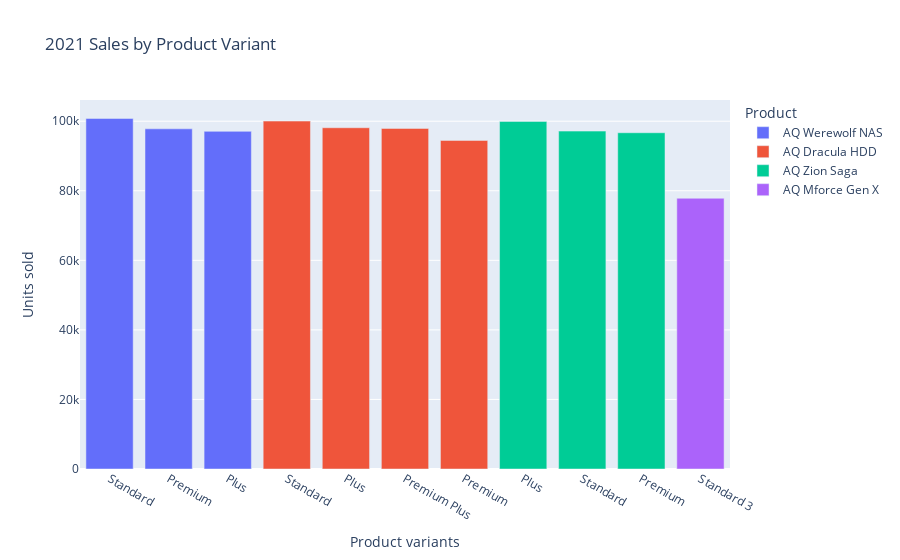

The notebook cell this image was saved under:
### Code cell
code_to_variant = dict(zip(best_sell_df['product_code'], best_sell_df['variant']))

fig = px.bar(data_frame=best_sell_df.sort_values(by='units_sold', ascending=False),
             x='product_code',
             y='units_sold',
             color='display_name',
             labels={
                 'product_code': 'Product variants',
                 'units_sold': 'Units sold'
                 },
             title='2021 Sales by Product Variant',
             )

fig.update_xaxes(labelalias =  code_to_variant)
fig.update_layout(legend_title_text='Product')
fig.show()

### Figure 1 — Plotly figure (JSON) as saved in the notebook; plotly's stock layout.template omitted (floating-point values rounded to 4 significant figures)
{"data": [{"alignmentgroup": "True", "hovertemplate": "display_name=AQ Werewolf NAS<br>Product variants=%{x}<br>Units sold=%{y}<extra></extra>", "legendgroup": "AQ Werewolf NAS", "marker": {"color": "#636efa", "pattern": {"shape": ""}}, "name": "AQ Werewolf NAS", "offsetgroup": "AQ Werewolf NAS", "orientation": "v", "showlegend": true, "textposition": "auto", "type": "bar", "x": ["A0219150201", "A0220150203", "A0219150202"], "xaxis": "x", "y": [100799, 97815, 97091], "yaxis": "y"}, {"alignmentgroup": "True", "hovertemplate": "display_name=AQ Dracula HDD<br>Product variants=%{x}<br>Units sold=%{y}<extra></extra>", "legendgroup": "AQ Dracula HDD", "marker": {"color": "#EF553B", "pattern": {"shape": ""}}, "name": "AQ Dracula HDD", "offsetgroup": "AQ Dracula HDD", "orientation": "v", "showlegend": true, "textposition": "auto", "type": "bar", "x": ["A0118150101", "A0118150102", "A0118150104", "A0118150103"], "xaxis": "x", "y": [100039, 98124, 97931, 94481], "yaxis": "y"}, {"alignmentgroup": "True", "hovertemplate": "display_name=AQ Zion Saga<br>Product variants=%{x}<br>Units sold=%{y}<extra></extra>", "legendgroup": "AQ Zion Saga", "marker": {"color": "#00cc96", "pattern": {"shape": ""}}, "name": "AQ Zion Saga", "offsetgroup": "AQ Zion Saga", "orientation": "v", "showlegend": true, "textposition": "auto", "type": "bar", "x": ["A0321150302", "A0320150301", "A0321150303"], "xaxis": "x", "y": [99955, 97160, 96691], "yaxis": "y"}, {"alignmentgroup": "True", "hovertemplate": "display_name=AQ Mforce Gen X<br>Product variants=%{x}<br>Units sold=%{y}<extra></extra>", "legendgroup": "AQ Mforce Gen X", "marker": {"color": "#ab63fa", "pattern": {"shape": ""}}, "name": "AQ Mforce Gen X", "offsetgroup": "AQ Mforce Gen X", "orientation": "v", "showlegend": true, "textposition": "auto", "type": "bar", "x": ["A0418150103"], "xaxis": "x", "y": [77857], "yaxis": "y"}], "layout": {"barmode": "relative", "legend": {"title": {"text": "Product"}, "tracegroupgap": 0}, "title": {"text": "2021 Sales by Product Variant"}, "xaxis": {"anchor": "y", "domain": [0, 1], "labelalias": {"A0118150101": "Standard", "A0118150102": "Plus", "A0118150103": "Premium", "A0118150104": "Premium Plus", "A0219150201": "Standard", "A0219150202": "Plus", "A0220150203": "Premium", "A0320150301": "Standard", "A0321150302": "Plus", "A0321150303": "Premium", "A0418150103": "Standard 3"}, "title": {"text": "Product variants"}}, "yaxis": {"anchor": "x", "domain": [0, 1], "title": {"text": "Units sold"}}}}
